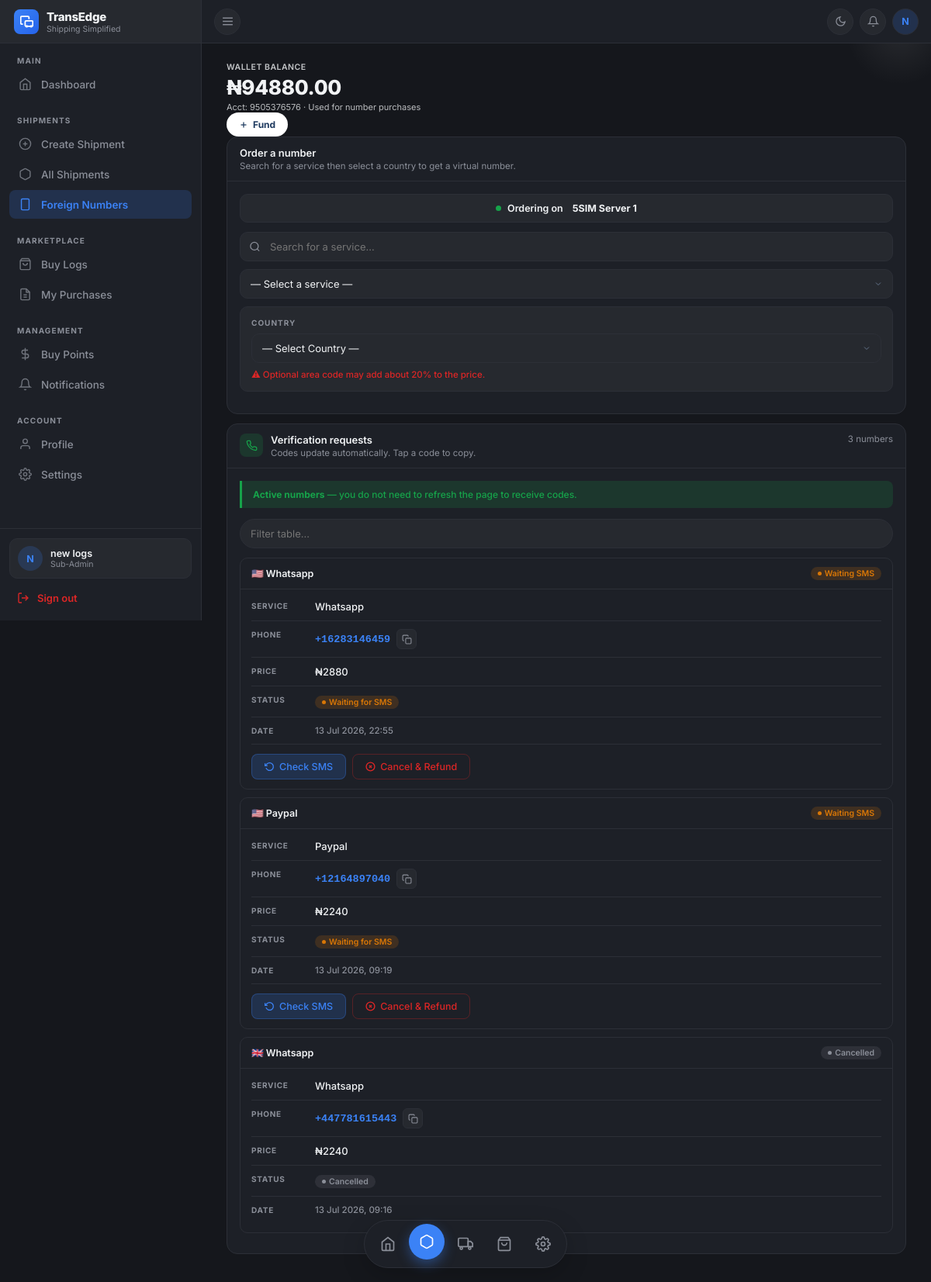
The page /shipping/sub-admin/foreign-numbers/ (signed in) on the database as committed earlier.
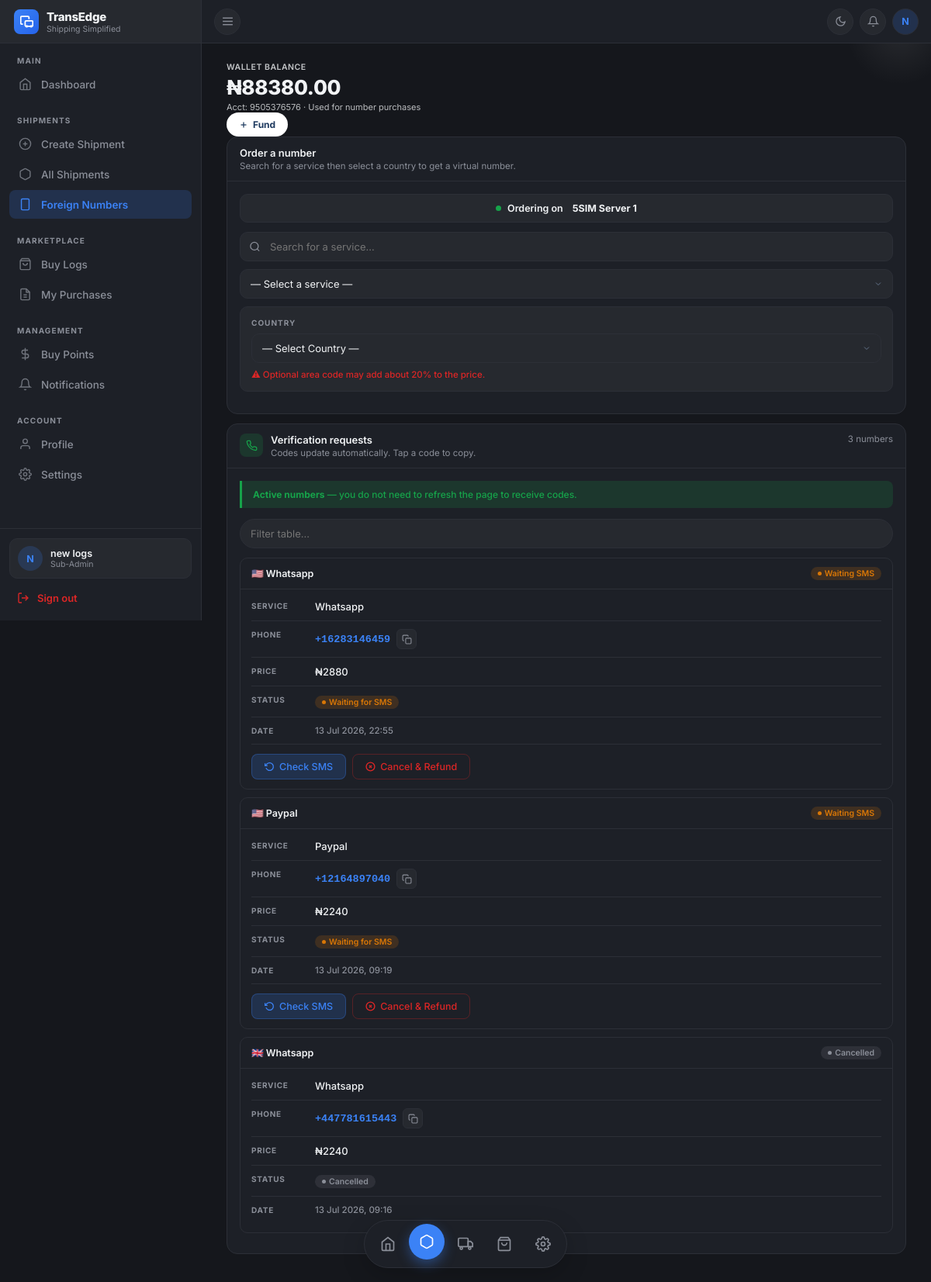
The same page on the database as committed later.
### Business/models.py (models this page shows, shortened)
class Account(models.Model):
    user = models.OneToOneField(
        settings.AUTH_USER_MODEL,
        on_delete=models.CASCADE,
        related_name="account",
    )
    account_number = models.CharField(max_length=10, unique=True, blank=True)
    balance = models.DecimalField(
        max_digits=15, decimal_places=2, default=Decimal("0.00")
    )
    created_at = models.DateTimeField(auto_now_add=True)
    updated_at = models.DateTimeField(auto_now=True)

### Business/sub_admin_views.py (the view)
    def wrapper(request, *args, **kwargs):
        if not request.user.is_authenticated:
            return redirect("sub-admin-login")
        if request.user.role != User.Role.SUB_ADMIN:
            return redirect("sub-admin-login")
        try:
            profile = request.user.sub_admin_profile
        except SubAdminProfile.DoesNotExist:
            return redirect("sub-admin-login")
        if profile.approval_status == SubAdminProfile.ApprovalStatus.PENDING:
            return render(request, "admin/subadmin/pending_approval.html", {"profile": profile})
        if profile.approval_status == SubAdminProfile.ApprovalStatus.REJECTED:
            return render(request, "admin/subadmin/rejected.html", {"profile": profile})
        if profile.approval_status == SubAdminProfile.ApprovalStatus.SUSPENDED:
            return render(request, "admin/subadmin/suspended.html", {"profile": profile})
        return view_func(request, *args, **kwargs)

### Business/context_processors.py (called while the page is built)
def unread_notifications(request):
    user = getattr(request, "user", None)
    if not user or not user.is_authenticated or user.role != User.Role.SUB_ADMIN:
        return {"unread_notifications": 0}
    unread_private = Notification.objects.filter(
        recipient=user, is_read=False
    ).count()
    read_public_ids = NotificationRead.objects.filter(
        user=user
    ).values_list("notification_id", flat=True)
    unread_public = Notification.objects.filter(
        is_public=True, recipient__isnull=True
    ).exclude(id__in=read_public_ids).count()
    return {"unread_notifications": unread_private + unread_public}

### Business/sub_admin_views.py (called while the page is built)
def get_or_create_account(user):
    account, _ = Account.objects.get_or_create(user=user)
    return account

### Business/templatetags/business_extras.py (called while the page is built)
@register.filter
def get_item(dictionary, key):
    if not dictionary:
        return None
    return dictionary.get(key)

### Business/templates/admin/subadmin/buy_foreign_number.html (shortened to what the changed rows need)
{% extends "admin/subadmin/base.html" %}
{% load business_extras %}
{% block content %}
<div class="wallet-hero">
  <div>
    <div class="wh-label">Wallet Balance</div>
    <div class="wh-amount">₦{{ account.balance|floatformat:2 }}</div>
    <div class="wh-note">Acct: {{ account.account_number }} · Used for number purchases</div>
  </div>
</div>
{% endblock %}

Rows that differ between the two databases and show on the page:
changed Account: balance "94880.00" → "88380.00"
